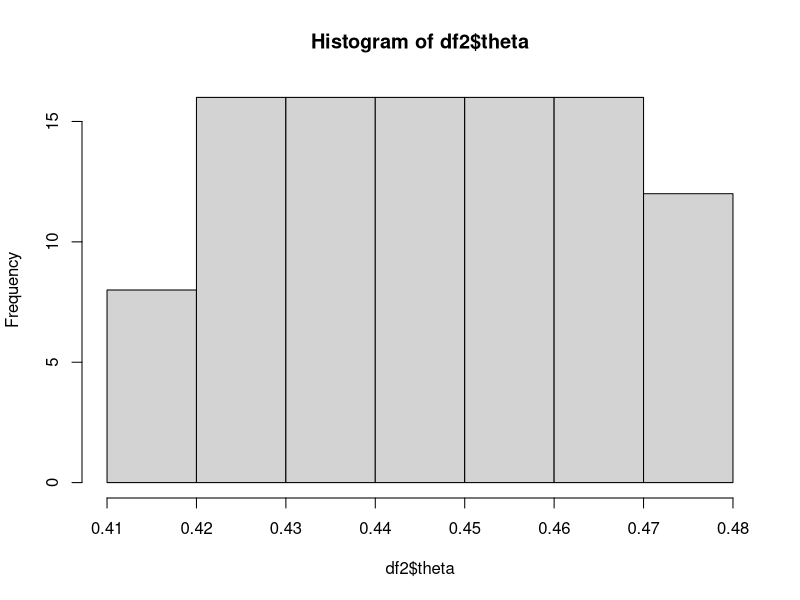
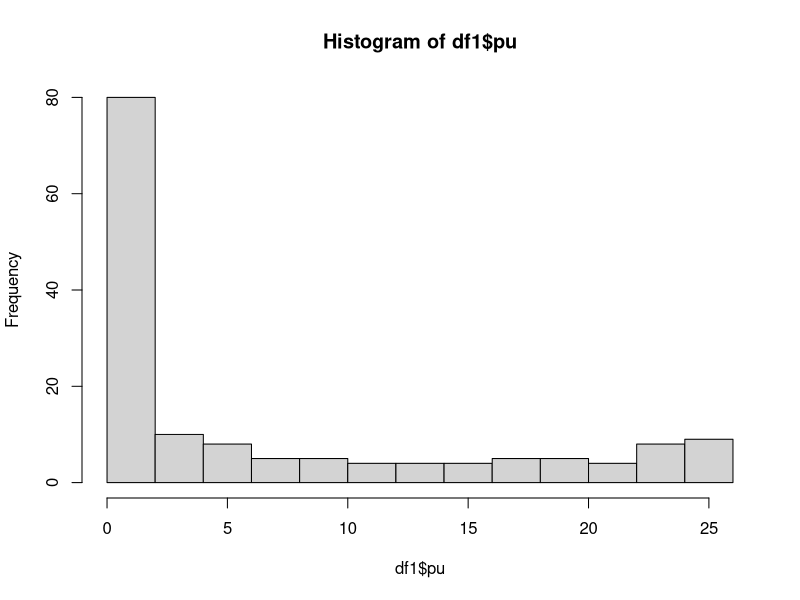
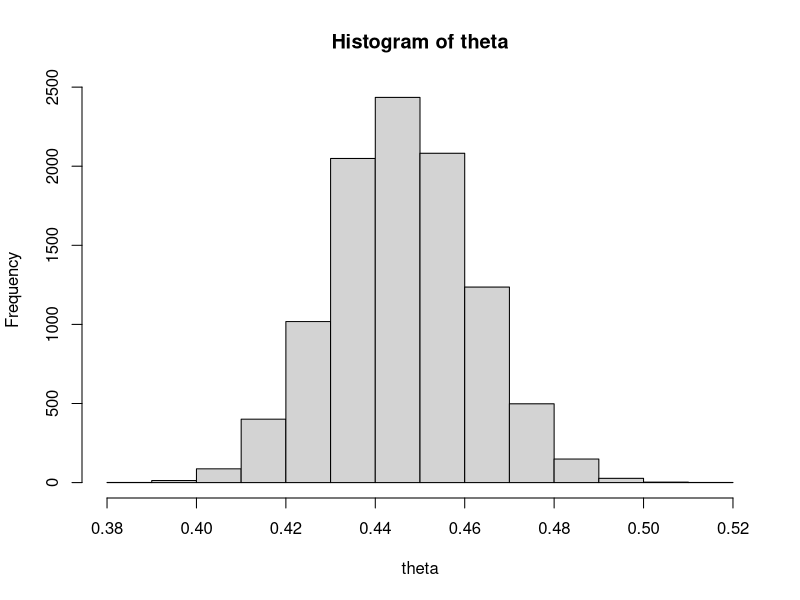
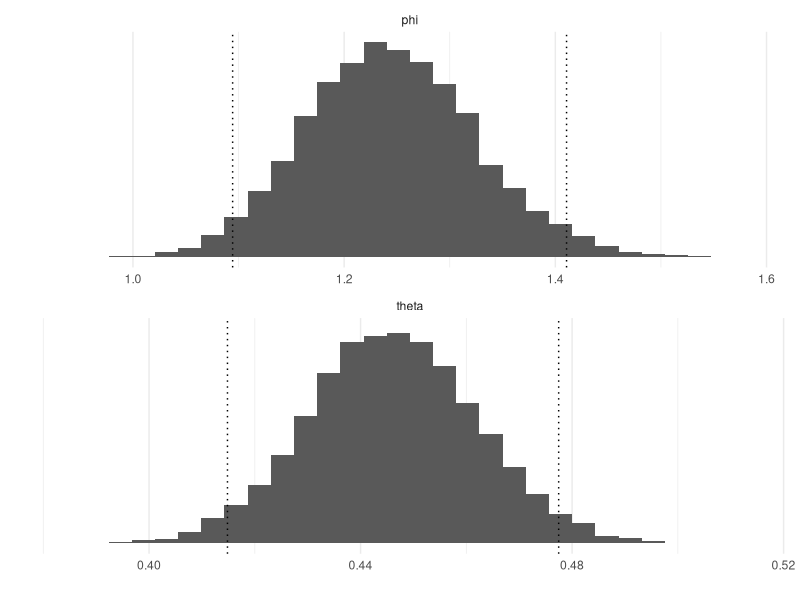
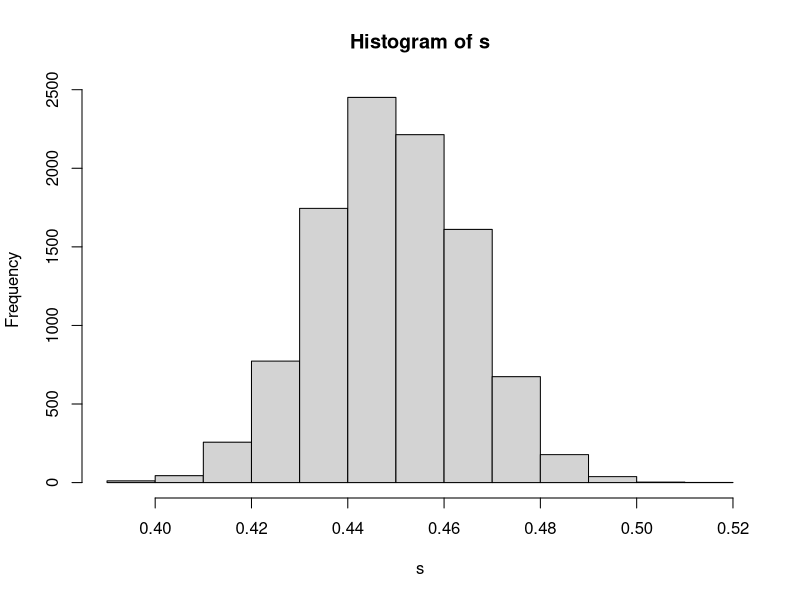

The R script that drew these images, in order:

# Single-parameter models -------------------------------------------------
library(ggplot2)
theme_set(theme_minimal())
library(gridExtra)
library(tidyr)
library(dplyr)


# 2.1 Estimating a probability from binomial data -------------------------
# seq creates evenly spaced values
df1 <- data.frame(theta = seq(0.375, 0.525, 0.001))
a <- 438
b <- 544
# dbeta computes the posterior density
df1$p <- dbeta(df1$theta, a, b)

# compute also 95% central interval
df2 <- data.frame(theta = seq(qbeta(0.025, a, b), qbeta(0.975, a, b), length.out = 100))
df2$p <- dbeta(df2$theta, a, b)
hist(df2$theta)
quantile(df2$theta, c(0.025, 0.975))
mean(df2$theta)

# 2.2 Posterior as compromise between data and prior information ----------

# Observed data: 437 girls and 543 boys
a <- 438
b <- 544

# Evaluate densities at evenly spaced points between 0.375 and 0.525
df1 <- data.frame(theta = seq(0.375, 0.525, 0.001))

# Posterior with Beta(1,1), ie. uniform prior
df1$pu <- dbeta(df1$theta, a+1, b+1)
hist(df1$pu)

# 2.3 Summarizing posterior inference -------------------------------------
# Sample from posterior Beta(438,544)
a <- 438
b <- 544
theta <- rbeta(10000, a, b)
hist(theta) # check the spread or shape

#  odds ratio for all draws
phi <- (1 - theta) / theta

# find typical 95% CI
quantiles <- c(0.025, 0.975)
thetaq <- quantile(theta, quantiles)
phiq <- quantile(phi, quantiles)

# prep for the plots
# reshape the data frame or table
df1 <- data.frame(phi, theta) %>% pivot_longer(everything())
df2 <- data.frame(phi=phiq, theta=thetaq) %>% pivot_longer(everything())

ggplot()+
  geom_histogram(data = df1, aes(value), bins=30) +
  geom_vline(data = df2, aes(xintercept=value), linetype='dotted') +
  facet_wrap(~name, ncol = 1, scales = 'free_x') +
  labs(x='', y = '') +
  scale_y_continuous(breaks = NULL)

# 2.4 Informative prior distributions -------------------------------------
# https://avehtari.github.io/BDA_R_demos/demos_ch2/demo2_4.html



# Evaluating posterior with non-conjugate prior in grid
a <- 437
b <- 543
df1 <- data.frame(theta = seq(0.1, 1, 0.001))
df1$con <- dbeta(df1$theta, a, b)

pp <- rep(1, nrow(df1))
# find the index
pi <- sapply(c(0.388, 0.488, 0.588), function(pi) which(df1$theta == pi))
pm <- 11
pp[pi[1]:pi[2]] <- seq(1, pm, length.out = length(pi[1]:pi[2]))
pp[pi[3]:pi[2]] <- seq(1, pm, length.out = length(pi[3]:pi[2]))

# normalize the prior
df1$nc_p <- pp / sum(pp)

# un-normalized non-conjugate posterior in a grid
po <- dbeta(df1$theta, a, b) * pp

# normalize the posterior
df1$nc_po <- po / sum(po)


# Inverse cdf sampling
df1$cs_po <- cumsum(df1$nc_po)

# Sample from uniform distribution U(0,1)
set.seed(2601)
r <- runif(10000)

# Inverse-cdf sampling
invcdf <- function(r, df) df$theta[sum(df$cs_po < r) + 1]

s <- sapply(r, invcdf, df1)
hist(s)
